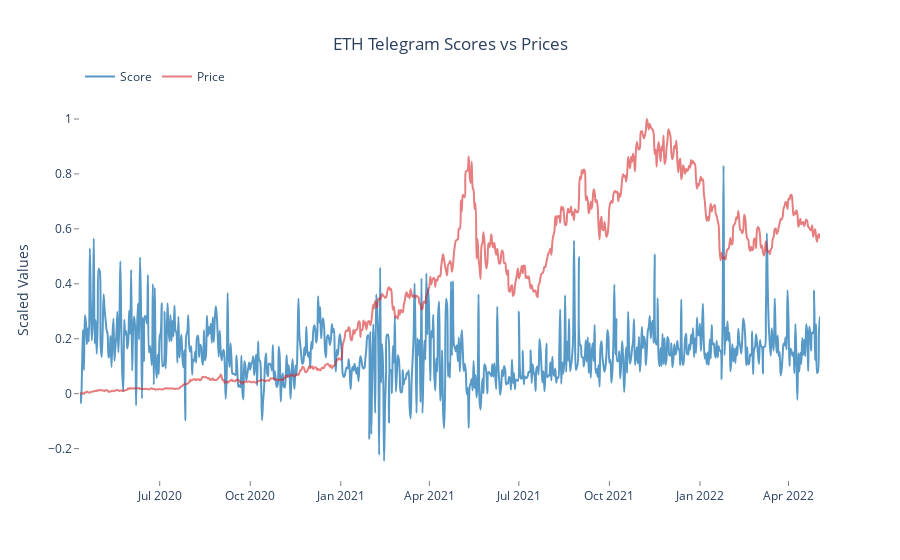

Notebook source saved alongside this figure:
### Code cell
plot_scores_and_prices(eth,  "ETH Telegram Scores vs Prices")

### Figure 1 — Plotly figure (JSON) as saved in the notebook; plotly's stock layout.template omitted (floating-point values rounded to 4 significant figures; data arrays with more than 128 entries replaced by an {"elided": "..."} marker saying what was removed)
{"data": [{"line": {"color": "rgba(31, 119, 180, 0.75)", "shape": "spline", "width": 2}, "mode": "lines", "name": "Score", "type": "scatter", "x": {"elided": "753 str values"}, "y": {"elided": "753 float values"}}, {"line": {"color": "rgba(214, 39, 40, 0.6)", "shape": "spline", "width": 2}, "mode": "lines", "name": "Price", "type": "scatter", "x": {"elided": "753 str values"}, "y": {"elided": "753 float values"}}], "layout": {"legend": {"orientation": "h", "y": 1.1}, "paper_bgcolor": "#fff", "plot_bgcolor": "#fff", "title": {"text": "ETH Telegram Scores vs Prices", "x": 0.5}, "xaxis": {"gridcolor": "rgb(255,255,255)", "showgrid": true, "showline": false, "showticklabels": true, "tickcolor": "rgb(127,127,127)", "ticks": "outside", "zeroline": false}, "yaxis": {"gridcolor": "rgb(255,255,255)", "showgrid": false, "showline": false, "showticklabels": true, "tickcolor": "rgb(127,127,127)", "ticks": "outside", "title": {"text": "Scaled Values"}, "zeroline": false}}}
